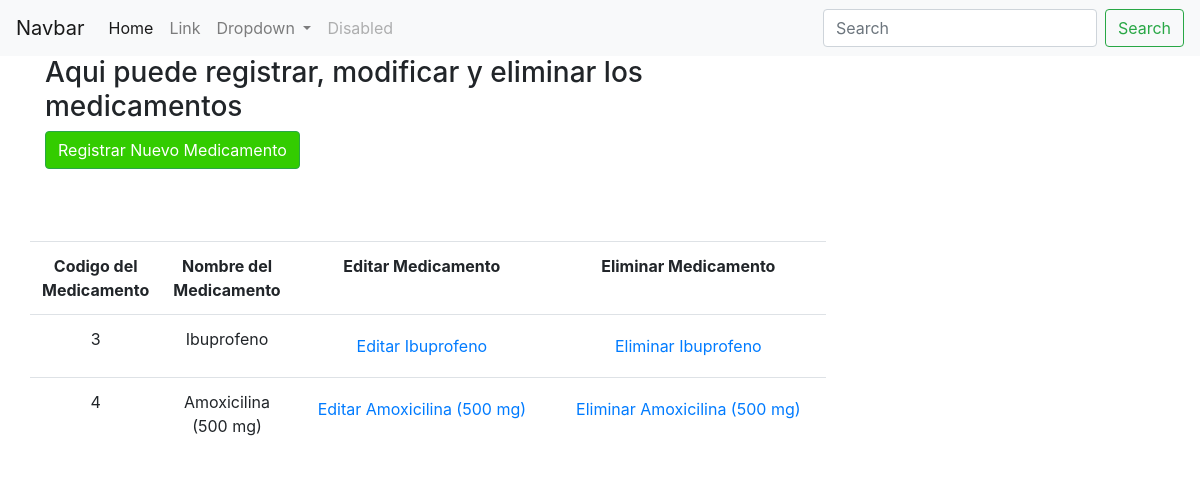
The app's page /citasyconsultas/gestionMedicamento/, older data.
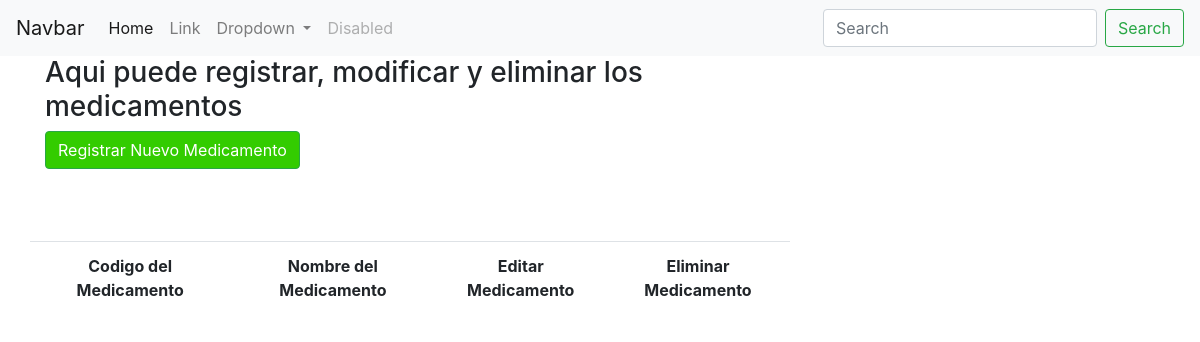
The same page, newer data.
### citasyconsultas/models.py (models this page shows, shortened)
class Medicamento(models.Model):
	codMedicamento=models.IntegerField(help_text="Ingrese el codigo del Medicamento",primary_key = True)
	nomMedicamento=models.CharField(max_length=200,help_text="Ingrese el nombre del Medicamento")

### citasyconsultas/views.py (the view)
# urls.py: path('gestionMedicamento/', ListadoMedicamento.as_view(), name='listado_medicamento'),
class ListadoMedicamento(ListView):
    model = Medicamento
    template_name = 'citasyconsultas/gestionMedicamento.html'
    context_object_name = 'medicamentos'

### templates/citasyconsultas/gestionMedicamento.html (shortened to what this page needs)
{% extends 'base/base.html'%}
{% block content %}
<h3>Aqui puede registrar, modificar y eliminar los medicamentos</h3>
<div class="container">
	<div class="row">
	<a onclick="return abrir_modal('{% url 'citasyconsultas:crear_medicamento' %}', 'Crear medicamento')" class="btn btn-success" style="color:white; background-color:#33CC00">
   Registrar Nuevo Medicamento
		</a>
	</div>
</div>
<br><br><br>
<div class="row text-center">
	<table  class="table ">
		<tr style="text-align: center">
			<th style="text-align: center">Codigo del Medicamento</th>
			<th style="text-align: center">Nombre del Medicamento</th>
			<th style="text-align: center">Editar Medicamento</th>
            <th style="text-align: center">Eliminar Medicamento</th>
		</tr>
		{% for med in medicamentos %}
					<tr>
						<td>{{med.codMedicamento}}</td>
						<td>{{med.nomMedicamento}}</td>
						<td style="text-align:center;">
							<a href="#" onclick="return abrir_modal('{% url 'citasyconsultas:modificar_medicamento' med.pk %}', 'Modificar/{{ med.codMedicamento }}')" class="btn"><span class="glyphicon glyphicon-pencil">Editar {{med.nomMedicamento}}</a>
							</td>
						<td style="text-align:center;">
							<a href="#" onclick="return abrir_modal('{% url 'citasyconsultas:eliminar_medicamento' med.pk %}', 'Emiminar/{{ med.codMedicamento}}')" class="btn">Eliminar {{med.nomMedicamento}}</a
								td>
					</tr>
		{% endfor %}
	</table>
</div>
</div>
{% endblock %}

Row changes from the older to the newer data that the page shows:
removed Medicamento: codMedicamento "3", nomMedicamento "Ibuprofeno"
removed Medicamento: codMedicamento "4", nomMedicamento "Amoxicilina (500 mg)"
